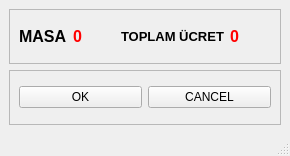
<?xml version="1.0" encoding="UTF-8"?>
<ui version="4.0">
 <class>MainWindow</class>
 <widget class="QMainWindow" name="MainWindow">
  <property name="geometry">
   <rect>
    <x>0</x>
    <y>0</y>
    <width>290</width>
    <height>156</height>
   </rect>
  </property>
  <property name="windowTitle">
   <string>MainWindow</string>
  </property>
  <widget class="QWidget" name="centralwidget">
   <layout class="QVBoxLayout" name="verticalLayout">
    <item>
     <widget class="QFrame" name="frame">
      <property name="frameShape">
       <enum>QFrame::StyledPanel</enum>
      </property>
      <property name="frameShadow">
       <enum>QFrame::Raised</enum>
      </property>
      <layout class="QHBoxLayout" name="horizontalLayout_2">
       <item>
        <widget class="QLabel" name="label">
         <property name="font">
          <font>
           <pointsize>12</pointsize>
           <weight>75</weight>
           <bold>true</bold>
          </font>
         </property>
         <property name="text">
          <string>MASA</string>
         </property>
        </widget>
       </item>
       <item>
        <widget class="QLabel" name="label_2">
         <property name="font">
          <font>
           <pointsize>12</pointsize>
           <weight>75</weight>
           <bold>true</bold>
          </font>
         </property>
         <property name="styleSheet">
          <string notr="true">COLOR:RED;</string>
         </property>
         <property name="text">
          <string>0</string>
         </property>
        </widget>
       </item>
       <item>
        <widget class="QLabel" name="label_3">
         <property name="font">
          <font>
           <pointsize>10</pointsize>
           <weight>75</weight>
           <bold>true</bold>
          </font>
         </property>
         <property name="text">
          <string>TOPLAM ÜCRET</string>
         </property>
        </widget>
       </item>
       <item>
        <widget class="QLabel" name="label_4">
         <property name="font">
          <font>
           <pointsize>12</pointsize>
           <weight>75</weight>
           <bold>true</bold>
          </font>
         </property>
         <property name="styleSheet">
          <string notr="true">COLOR:RED;</string>
         </property>
         <property name="text">
          <string>0</string>
         </property>
        </widget>
       </item>
      </layout>
     </widget>
    </item>
    <item>
     <widget class="QFrame" name="frame_2">
      <property name="frameShape">
       <enum>QFrame::StyledPanel</enum>
      </property>
      <property name="frameShadow">
       <enum>QFrame::Raised</enum>
      </property>
      <layout class="QHBoxLayout" name="horizontalLayout">
       <item>
        <widget class="QPushButton" name="okbtn">
         <property name="text">
          <string>OK</string>
         </property>
        </widget>
       </item>
       <item>
        <widget class="QPushButton" name="cancelbtn">
         <property name="text">
          <string>CANCEL</string>
         </property>
        </widget>
       </item>
      </layout>
     </widget>
    </item>
   </layout>
  </widget>
  <widget class="QStatusBar" name="statusbar"/>
 </widget>
 <resources/>
 <connections/>
</ui>
